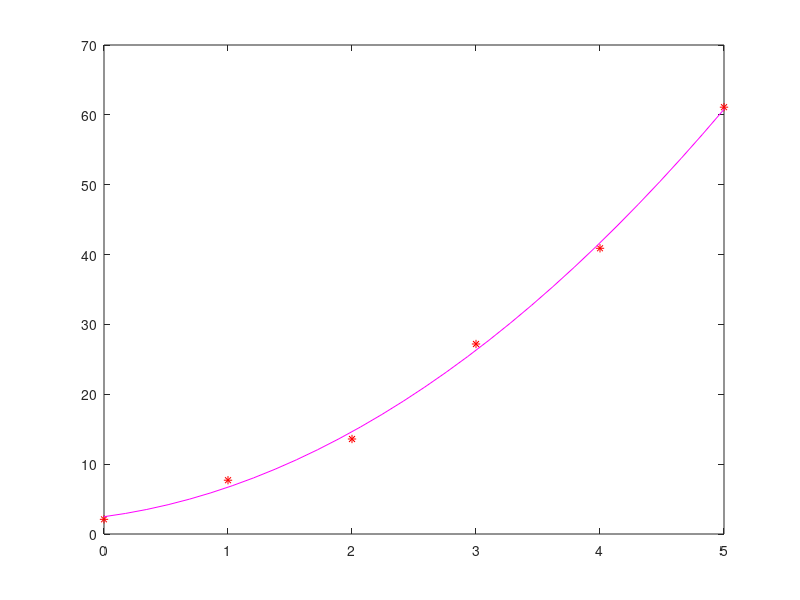

MATLAB code for this plot:
close all
clear all
 
x=[0,1,2,3,4,5];
y=[2.1,7.7,13.6,27.2,40.9,61.1];
plot(x,y,'*r') 
n=length(x)
sx=sum(x)
sy=sum(y)
sx2=sum(x.^2)
sx3=sum(x.^3)
sx4=sum(x.^4)
sxy=sum(x.*y)
sx2y=sum(x.^2.*y);
%Generar matriz y vector.
A=[n,sx,sx2;sx,sx2,sx3;sx2,sx3,sx4];
B=[sy;sxy;sx2y];
xr=A\B;
p=[xr(3),xr(2),xr(1)];
x1=linspace(min(x),max(x),30);
y1=polyval(p,x1);
hold on
 
plot(x1,y1,'m')
